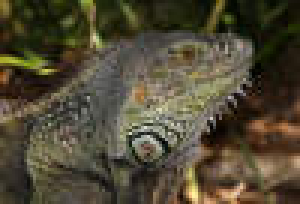
#> input picture data/raw/exif_samples/my_photo.jpg, 100 x 68 px (shown 3 times larger)
$ python -i processor.py   (imports and definitions only)
#> lines starting #> are read from the running program, lines starting #| are printed output that depends on the picture
import os
from PIL import Image, ImageFilter, ImageEnhance
import logging

def process_image(file_path):
#> called with file_path = '../../data/raw/exif_samples/my_photo.jpg'
    try:
        img = Image.open(file_path)
#> img is the input picture: PIL image 100x68 RGB; mean R, G, B 80, 72.8, 52.9
        file_size = os.path.getsize(file_path)
        filename = os.path.basename(file_path)

        # 2. Inspect Properties
        metadata = {
            "file_name": filename,
            "original_size": img.size,
            "mode": img.mode,
            "format": img.format,
            "file_size_bytes": file_size
        }

        # Ensure output directories exist
        os.makedirs("data/processed/resized", exist_ok=True)
        os.makedirs("data/processed/thumbnails", exist_ok=True)
        os.makedirs("data/processed/cropped", exist_ok=True)
        os.makedirs("data/processed/webp", exist_ok=True)
        os.makedirs("data/processed/filtered", exist_ok=True)

        # 3. Resize and Thumbnail
        img.resize((500, 500)).save(f"data/processed/resized/{filename}")
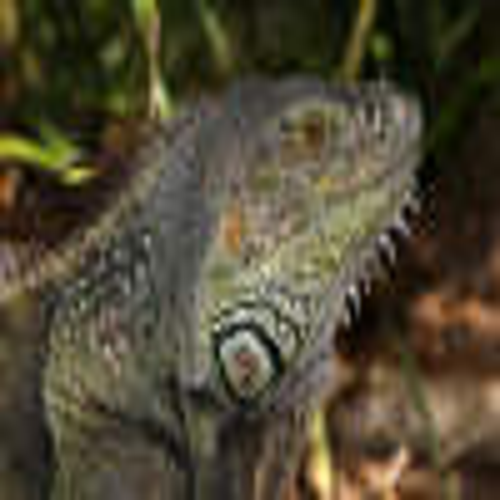
#> saved as my_photo.jpg: PIL image 500x500 RGB; mean R, G, B 80, 72.8, 52.9

        thumb = img.copy()
        thumb.thumbnail((128, 128))
        thumb.save(f"data/processed/thumbnails/{filename}")

        # 4. Crop (Center Square)
        width, height = img.size
#> width = 100; height = 68
        min_dim = min(width, height)
#> min_dim = 68
        left = (width - min_dim) / 2
#> left = 16
        top = (height - min_dim) / 2
#> top = 0
        right = (width + min_dim) / 2
#> right = 84
        bottom = (height + min_dim) / 2
#> bottom = 68
        img.crop((left, top, right, bottom)).save(f"data/processed/cropped/{filename}")
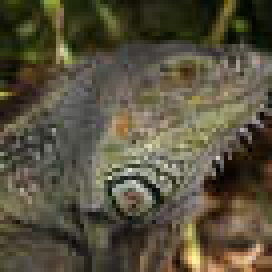
#> saved as my_photo.jpg: PIL image 68x68 RGB (shown 4 times larger); mean R, G, B 87.3, 81.2, 61.9

        # 5. Format Conversion (WebP)
        name_only = os.path.splitext(filename)[0]
        img.save(f"data/processed/webp/{name_only}.webp", "WEBP", quality=80)

        # 6. Apply Filters (Blur & Contrast)
        blurred = img.filter(ImageFilter.BLUR)
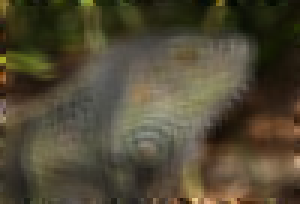
#> blurred: PIL image 100x68 RGB (shown 3 times larger); mean R, G, B 80.1, 72.9, 52.9
        enhancer = ImageEnhance.Contrast(blurred)
        enhancer.enhance(1.5).save(f"data/processed/filtered/{filename}")
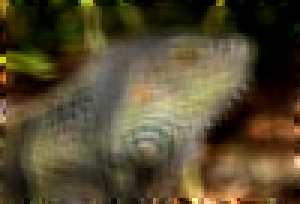
#> saved as my_photo.jpg: PIL image 100x68 RGB (shown 3 times larger); mean R, G, B 83.7, 72.9, 46.5

        return metadata

    except Exception as e:
        logging.error(f"Error processing {file_path}: {e}")
        return None

>>> result = process_image('../../data/raw/exif_samples/my_photo.jpg')
